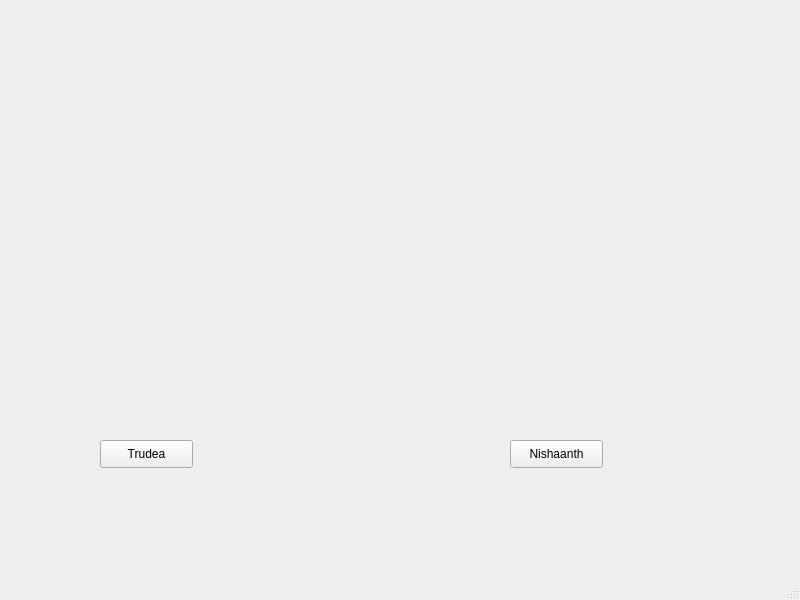
<?xml version="1.0" encoding="UTF-8"?>
<ui version="4.0">
 <class>MainWindow</class>
 <widget class="QMainWindow" name="MainWindow">
  <property name="geometry">
   <rect>
    <x>0</x>
    <y>0</y>
    <width>800</width>
    <height>600</height>
   </rect>
  </property>
  <property name="windowTitle">
   <string>MainWindow</string>
  </property>
  <widget class="QWidget" name="centralwidget">
   <widget class="QLabel" name="photo">
    <property name="geometry">
     <rect>
      <x>0</x>
      <y>0</y>
      <width>801</width>
      <height>391</height>
     </rect>
    </property>
    <property name="text">
     <string/>
    </property>
    <property name="pixmap">
     <pixmap>C:/Users/HP/Desktop/trudea.jpg</pixmap>
    </property>
    <property name="scaledContents">
     <bool>false</bool>
    </property>
   </widget>
   <widget class="QPushButton" name="pushButton">
    <property name="geometry">
     <rect>
      <x>100</x>
      <y>440</y>
      <width>93</width>
      <height>28</height>
     </rect>
    </property>
    <property name="text">
     <string>Trudea</string>
    </property>
   </widget>
   <widget class="QPushButton" name="pushButton_2">
    <property name="geometry">
     <rect>
      <x>510</x>
      <y>440</y>
      <width>93</width>
      <height>28</height>
     </rect>
    </property>
    <property name="text">
     <string>Nishaanth</string>
    </property>
   </widget>
  </widget>
  <widget class="QMenuBar" name="menubar">
   <property name="geometry">
    <rect>
     <x>0</x>
     <y>0</y>
     <width>800</width>
     <height>26</height>
    </rect>
   </property>
  </widget>
  <widget class="QStatusBar" name="statusbar"/>
 </widget>
 <resources/>
 <connections/>
</ui>
